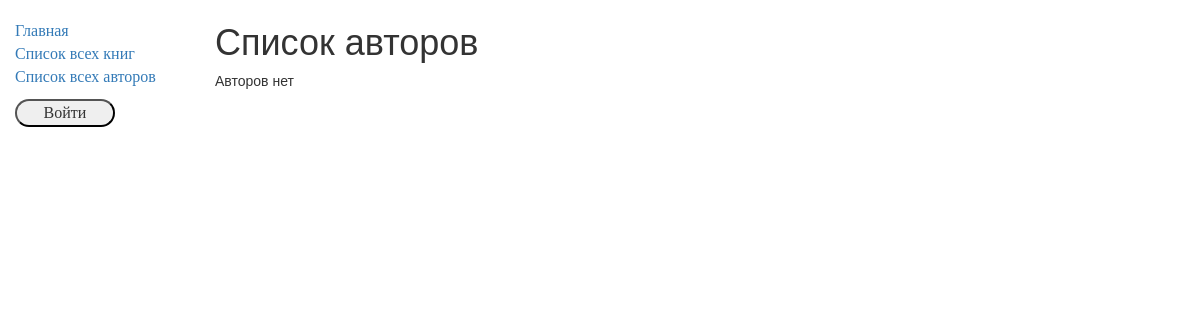
The app's page /catalog/authors/, older data.
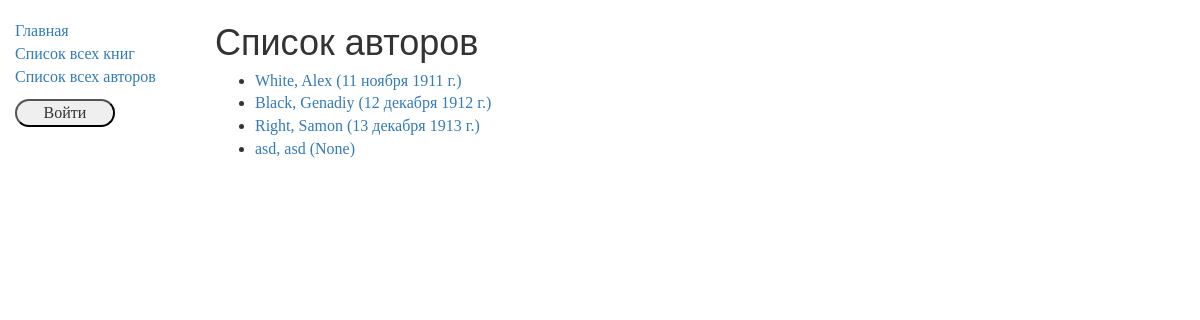
The same page, newer data.
### catalog/models.py (models this page shows)
class Author(models.Model):
    first_name = models.CharField(max_length=100)
    last_name = models.CharField(max_length=100)
    date_of_birth = models.DateField(null=True, blank=True)
    date_of_death = models.DateField('Died', null=True, blank=True)
    def get_absolute_url(self):
        return reverse('author-detail', args=[str(self.id)])
    def __str__(self):
        return '%s, %s' % (self.last_name, self.first_name)

### catalog/views.py (the view)
class AuthorListView(generic.ListView):
    model = Author
    def get_context_data(self, **kwargs):
        context = super(AuthorListView, self).get_context_data(**kwargs)
        return context

### catalog/templates/catalog/author_list.html
{% extends "base_generic.html" %}
{% block content %}
    <h1>Список авторов</h1>
    {% if author_list %}
    <ul>
      {% for author in author_list %}
      <li>
        <a href="{{ author.get_absolute_url }}">{{ author }} ({{ author.date_of_birth }}) </a>
      </li>
      {% endfor %}
    </ul>
    {% else %}
      <p>Авторов нет</p>
    {% endif %}
{% endblock %}

Row changes from the older to the newer data that the page shows:
added Author: last_name+first_name "White, Alex", date_of_birth "11 ноября 1911 г."
added Author: last_name+first_name "Black, Genadiy", date_of_birth "12 декабря 1912 г."
added Author: last_name+first_name "Right, Samon", date_of_birth "13 декабря 1913 г."
added Author: last_name+first_name "asd, asd", date_of_birth "None"
Text that changed along with them:
text no longer shown: "Авторов нет"
